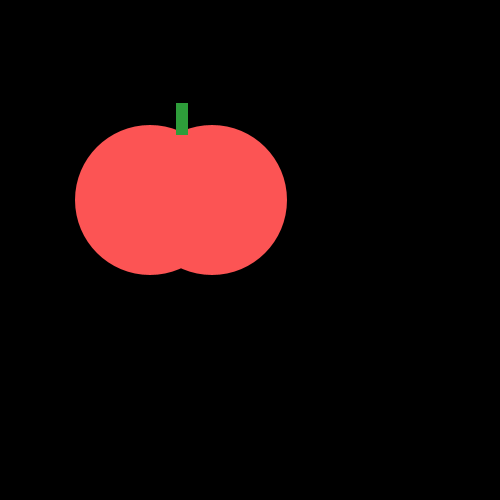
Frame 1 (no input)
Frame 60 (the mouse pressed at the canvas centre just before this capture): identical to frame 1, image omitted
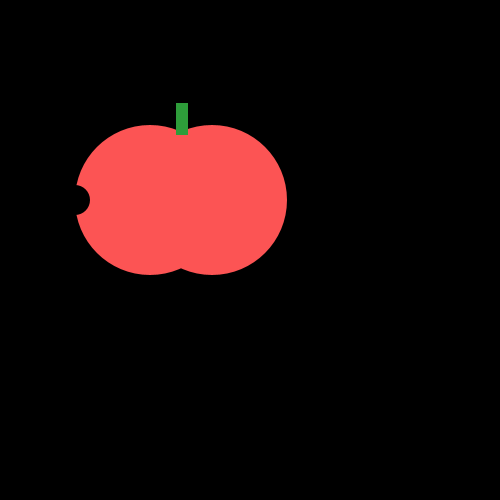
Frame 120 (the mouse held since frame 60 and released just before this capture)

The Processing sketch that drew these frames (run headless with seeded random() and noise(); from frame 60 on, the mouse is pressed at the canvas centre):

// Processing sketch: tasty_tomato
// ── tasty_tomato.pde
void setup() {
    size(500, 500);
}
void draw() {
    background(0, 0, 0);
    noStroke();
    fill(#FC5454);
    ellipse(150, 200, 150, 150);
    ellipse(212, 200, 150, 150);
    fill(#2E9D3A);
    rect(176, 103, 12, 32);
    if(mousePressed){
      fill(0,0,0);
      ellipse(75, 200, 30, 30);
    }
}
